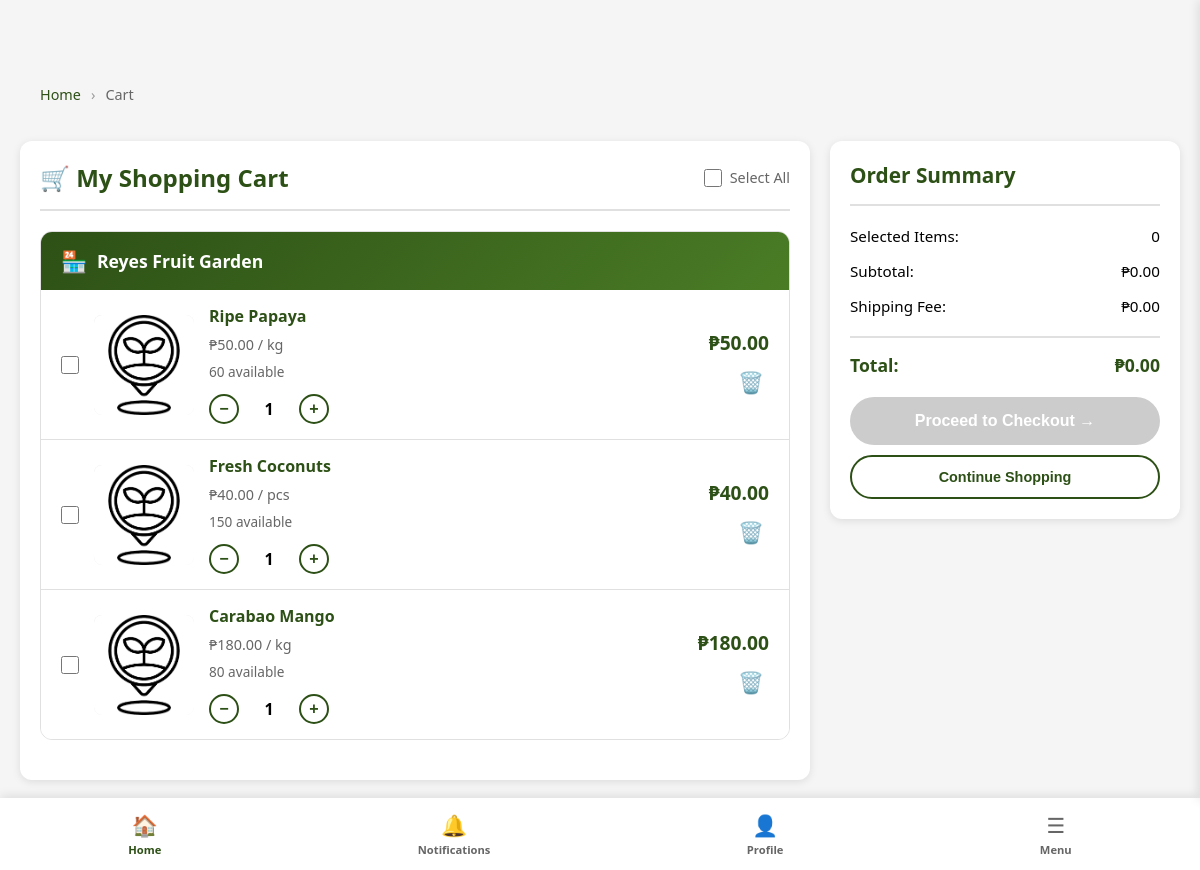
The app's page /public/item-handling/cart (signed in) with its own data.
### tables this page shows
CREATE TABLE `cart` (
  `cartID` int(11) NOT NULL,
  `buyerID` int(11) NOT NULL,
  `productID` int(11) NOT NULL,
  `quantity` int(11) NOT NULL DEFAULT 1,
  `added_at` timestamp NOT NULL DEFAULT current_timestamp(),
  `updated_at` timestamp NOT NULL DEFAULT current_timestamp() ON UPDATE current_timestamp()
);

CREATE TABLE `products` (
  `productID` int(11) NOT NULL,
  `shopID` int(11) DEFAULT NULL,
  `sellerID` int(11) NOT NULL,
  `categoryID` int(11) NOT NULL,
  `product_name` varchar(100) NOT NULL,
  `description` text DEFAULT NULL,
  `price` decimal(10,2) NOT NULL,
  `stock_quantity` int(11) NOT NULL DEFAULT 0,
  `reserved_quantity` int(11) DEFAULT 0,
  `low_stock_threshold` int(11) DEFAULT 5,
  `unit` varchar(50) DEFAULT NULL,
  `is_available` tinyint(1) DEFAULT 1,
  `created_at` timestamp NOT NULL DEFAULT current_timestamp(),
  `updated_at` timestamp NOT NULL DEFAULT current_timestamp() ON UPDATE current_timestamp()
);

### app/models/Cart.php (called while the page is built, shortened)
<?php
require_once __DIR__ . '/../../config/database.php';
class Cart
{
    private $conn;
    private $table = 'cart';
    public function __construct()
    {
        $database = new Database();
        $this->conn = $database->connect();
    }
    public function getCartItemsGroupedByShop($buyerID)
    {
        $query = "
            SELECT
                c.cartID,
                c.productID,
                c.quantity,
                c.added_at,
                p.product_name,
                p.price,
                p.unit,
                p.stock_quantity,
                p.reserved_quantity,
                p.is_available,
                p.shopID,
                s.shop_name,
                s.shop_slug,
                pi.image_path as primary_image,
                (p.price * c.quantity) as item_subtotal
            FROM {$this->table} c
            INNER JOIN products p ON c.productID = p.productID
            INNER JOIN shops s ON p.shopID = s.shopID
            LEFT JOIN product_images pi ON p.productID = pi.productID AND pi.image_order = 0
            WHERE c.buyerID = :buyerID AND p.is_available = 1
            ORDER BY s.shop_name, c.added_at DESC
        ";
        $stmt = $this->conn->prepare($query);
        $stmt->bindParam(':buyerID', $buyerID, PDO::PARAM_INT);
        $stmt->execute();
        $items = $stmt->fetchAll(PDO::FETCH_ASSOC);
        $grouped = [];
        foreach ($items as $item) {
            $shopID = $item['shopID'];
            if (!isset($grouped[$shopID])) {
                $grouped[$shopID] = [
                    'shop_name' => $item['shop_name'],
                    'shop_slug' => $item['shop_slug'],
                    'items' => [],
                    'shop_subtotal' => 0
                ];
            }
            $grouped[$shopID]['items'][] = $item;
            $grouped[$shopID]['shop_subtotal'] += $item['item_subtotal'];
        }
        return $grouped;
    }
}
?>

### config/database.php (called while the page is built)
<?php
class Database
{
    private $host = "localhost";
    private $user = "root";
    private $pass = "";
    private $dbname = "agri_db";
    private $conn;
    public function connect()
    {
        if ($this->conn === null) {
            try {
                $dsn = "mysql:host={$this->host};dbname={$this->dbname};charset=utf8mb4";
                $this->conn = new PDO($dsn, $this->user, $this->pass);
                $this->conn->setAttribute(PDO::ATTR_ERRMODE, PDO::ERRMODE_EXCEPTION);
            } catch (PDOException $e) {
                die("Database Error: " . $e->getMessage());
            }
        }
        return $this->conn;
    }
}

### app/views/item-handling/cart.php (the view, shortened to what this page needs)
<?php
require_once __DIR__ . '/../../../config/config.php';
require_once __DIR__ . '/../../../config/database.php';
require_once __DIR__ . '/../../controllers/CartController.php';
require_once __DIR__ . '/../../models/Cart.php';
$buyerID = $_SESSION['user_id'];
$cartModel = new Cart();
$cartItemsGrouped = $cartModel->getCartItemsGroupedByShop($buyerID);
?>
<!DOCTYPE html>
<html lang="en">
<head>
    <link rel="stylesheet" href="<?= BASE_URL ?>css/marketplace/marketplace.css">
    <link rel="stylesheet" href="<?= BASE_URL ?>css/responsive.css">
    <link rel="stylesheet" href="<?= BASE_URL ?>css/item-handling/cart.css">
    </head>
<body>
<?php require_once __DIR__ . '/../marketplace/marketnav.php'; ?>
<?php if (empty($cartItemsGrouped)): ?>
    <main class="main-content">
        <div class="cart-container">
            <div class="cart-items-container">
                <div class="empty-cart">
                    <div class="empty-cart-icon">🛒</div>
                    <h3>Your cart is empty</h3>
                    <p>Browse our marketplace and add items to your cart!</p>
                    <a href="<?= BASE_URL ?>marketplace" class="shop-now-btn">Start Shopping</a>
                </div>
            </div>
        </div>
    </main>
<?php else: ?>
    <main class="main-content">
        <div class="cart-breadcrumb">
            <a href="<?= BASE_URL ?>marketplace" class="breadcrumb-link">Home</a>
            <span class="breadcrumb-separator">›</span>
            <span>Cart</span>
        </div>
        <br>
        <div class="cart-container">
            <div class="cart-items-container">
                <div class="cart-header">
                    <h2>🛒 My Shopping Cart</h2>
                    <div class="select-all-container">
                        <input type="checkbox"
                               id="selectAllCheckbox"
                               class="select-all-checkbox"
                               onchange="selectAllItems()">
                        <label for="selectAllCheckbox">Select All</label>
                    </div>
                </div>
                <div id="cartContent">
                    <?php foreach ($cartItemsGrouped as $shopID => $shop): ?>
                        <div class="shop-section">
                            <div class="shop-header">
                                <span class="shop-icon">🏪</span>
                                <div class="shop-name">
                                    <?= htmlspecialchars($shop['shop_name']) ?>
                                </div>
                            </div>
                            <?php foreach ($shop['items'] as $item): ?>
                                <?php
                                $itemTotal = $item['price'] * $item['quantity'];
                                $availableStock = $item['stock_quantity'] - $item['reserved_quantity'];
                                ?>
                                <div class="cart-item-card"
                                     data-product-id="<?= $item['productID'] ?>"
                                     data-price="<?= number_format($item['price'], 2, '.', '') ?>">
                                    <input type="checkbox"
                                           class="item-checkbox"
                                           onchange="calculateCartTotal()">
                                    <img src="<?= htmlspecialchars($item['primary_image'] ?? BASE_URL . 'images/placeholder.jpg') ?>"
                                         alt="<?= htmlspecialchars($item['product_name']) ?>"
                                         class="cart-item-image"
                                         onerror="this.src='<?= BASE_URL ?>images/placeholder.jpg'">
                                    <div class="cart-item-info">
                                        <h3 class="cart-item-name">
                                            <?= htmlspecialchars($item['product_name']) ?>
                                        </h3>
                                        <p class="cart-item-price">
                                            ₱<?= number_format($item['price'], 2) ?> / <?= htmlspecialchars($item['unit']) ?>
                                        </p>
                                        <p class="cart-item-stock" style="font-size: 0.85rem; color: <?= $availableStock < 10 ? '#ff9800' : '#666' ?>;">
                                            <?php if ($availableStock > 0): ?>
                                                <?= $availableStock ?> available
                                            <?php else: ?>
                                                Out of stock
                                            <?php endif; ?>
                                        </p>
                                        <div class="cart-qty-controls">
                                            <button class="cart-qty-btn"
                                                    onclick="updateQty(<?= $item['productID'] ?>, -1)"
                                                    aria-label="Decrease quantity">−</button>
                                            <span class="cart-qty-number" id="qty-<?= $item['productID'] ?>">
                                                <?= $item['quantity'] ?>
                                            </span>
                                            <button class="cart-qty-btn"
                                                    onclick="updateQty(<?= $item['productID'] ?>, 1)"
                                                    aria-label="Increase quantity">+</button>
                                        </div>
                                    </div>
                                    <div class="cart-item-actions">
                                        <div class="cart-item-total">
                                            ₱<?= number_format($itemTotal, 2) ?>
                                        </div>
                                        <button class="remove-item-btn"
                                                onclick="removeItem(<?= $item['productID'] ?>)"
                                                aria-label="Remove item"
                                                title="Remove from cart">
                                            🗑️
                                        </button>
                                    </div>
                                </div>
                            <?php endforeach; ?>
                        </div>
                    <?php endforeach; ?>
                </div>
            </div>
            <div class="order-summary">
                <h3>Order Summary</h3>
                <div class="summary-row">
                    <span>Selected Items:</span>
                    <span id="selectedItemsCount">0</span>
                </div>
                <div class="summary-row">
                    <span>Subtotal:</span>
                    <span id="subtotalAmount">₱0.00</span>
                </div>
                <div class="summary-row">
                    <span>Shipping Fee:</span>
                    <span id="shippingFee">₱0.00</span>
                </div>
                <div class="summary-row total">
                    <span>Total:</span>
                    <span id="cartGrandTotal">₱0.00</span>
                </div>
                <button class="checkout-button"
                        id="checkoutBtn"
                        onclick="goToCheckout()"
                        disabled>
                    Proceed to Checkout →
                </button>
                <button class="continue-shopping"
                        onclick="window.location.href='<?= BASE_URL ?>marketplace'">
                    Continue Shopping
                </button>
            </div>
        </div>
    </main>
<?php endif; ?>
</body>
</html>

### public/css/marketplace/marketplace.css (style rules this page uses)
* { margin: 0; padding: 0; box-sizing: border-box; }
body { font-family: 'Segoe UI', Tahoma, Geneva, Verdana, sans-serif; background: #f5f5f5; }
.main-content { margin-top: 65px; margin-bottom: 70px; padding: 20px; }
a { text-decoration: none; }

### public/css/item-handling/cart.css (style rules this page uses)
.cart-breadcrumb { max-width: 1200px; margin: 0 auto 15px auto; padding: 0 20px; display: flex; align-items: center; gap: 10px; font-size: 0.9rem; color: #666; }
.breadcrumb-link { color: #2d5016; text-decoration: none; transition: all 0.3s; }
.breadcrumb-separator { color: #999; }
.cart-container { max-width: 1200px; margin: 0 auto; display: grid; grid-template-columns: 1fr 350px; gap: 20px; align-items: start; }
.cart-items-container { background: white; border-radius: 12px; padding: 20px; box-shadow: 0 2px 8px rgba(0, 0, 0, 0.1); }
.cart-header { display: flex; justify-content: space-between; align-items: center; margin-bottom: 20px; padding-bottom: 15px; border-bottom: 2px solid #e0e0e0; }
.cart-header h2 { color: #2d5016; font-size: 1.5rem; margin: 0; }
.select-all-container { display: flex; align-items: center; gap: 8px; font-size: 0.9rem; color: #666; }
.select-all-checkbox { width: 18px; height: 18px; cursor: pointer; }
.shop-section { margin-bottom: 20px; border: 1px solid #e0e0e0; border-radius: 12px; overflow: hidden; background: #fafafa; }
.shop-header { background: linear-gradient(135deg, #2d5016, #4a7c25); color: white; padding: 15px 20px; display: flex; align-items: center; gap: 10px; }
.shop-name { font-size: 1.1rem; font-weight: 600; flex: 1; display: flex; align-items: center; gap: 8px; }
.shop-icon { font-size: 1.3rem; }
.cart-item-card { display: flex; align-items: center; gap: 15px; padding: 15px 20px; background: white; border-bottom: 1px solid #e0e0e0; transition: all 0.3s; }
.cart-item-card:last-child { border-bottom: none; }
.item-checkbox { width: 18px; height: 18px; cursor: pointer; flex-shrink: 0; }
.cart-item-image { width: 100px; height: 100px; border-radius: 8px; object-fit: cover; flex-shrink: 0; }
.cart-item-info { flex: 1; display: flex; flex-direction: column; gap: 8px; }
.cart-item-name { font-size: 1rem; font-weight: 600; color: #2d5016; margin: 0; }
.cart-item-price { font-size: 0.9rem; color: #666; margin: 0; }
.cart-qty-controls { display: flex; align-items: center; gap: 10px; margin-top: 5px; }
.cart-qty-btn { width: 30px; height: 30px; border: 2px solid #2d5016; background: white; color: #2d5016; border-radius: 50%; font-size: 1rem; font-weight: 600; cursor: pointer; display: flex; align-items: center; justify-content: center; transition: all 0.3s; }
.cart-qty-number { min-width: 40px; text-align: center; font-weight: 600; font-size: 1rem; }
.cart-item-actions { display: flex; flex-direction: column; align-items: flex-end; gap: 10px; flex-shrink: 0; }
.cart-item-total { font-size: 1.2rem; font-weight: 700; color: #2d5016; }
.remove-item-btn { background: none; border: none; color: #dc3545; font-size: 1.3rem; cursor: pointer; transition: all 0.3s; padding: 5px; }
.order-summary { background: white; border-radius: 12px; padding: 20px; box-shadow: 0 2px 8px rgba(0, 0, 0, 0.1); position: sticky; top: 85px; }
.order-summary h3 { color: #2d5016; font-size: 1.3rem; margin-bottom: 20px; padding-bottom: 15px; border-bottom: 2px solid #e0e0e0; }
.summary-row { display: flex; justify-content: space-between; margin-bottom: 15px; font-size: 0.95rem; }
.summary-row.total { font-size: 1.1rem; font-weight: 700; color: #2d5016; padding-top: 15px; border-top: 2px solid #e0e0e0; margin-top: 20px; }
.checkout-button { width: 100%; padding: 15px; background: #2d5016; color: white; border: none; border-radius: 25px; font-size: 1rem; font-weight: 700; cursor: pointer; transition: all 0.3s; margin-top: 20px; display: flex; align-items: center; justify-content: center; gap: 8px; }
.checkout-button:disabled { background: #ccc; cursor: not-allowed; transform: none; }
.continue-shopping { width: 100%; padding: 12px; background: white; color: #2d5016; border: 2px solid #2d5016; border-radius: 25px; font-size: 0.9rem; font-weight: 600; cursor: pointer; transition: all 0.3s; margin-top: 10px; }

### app/views/item-handling/cart.php (style rules this page uses)
.cart-item-image[src*="placeholder.jpg"] { background: linear-gradient(135deg, #e0e0e0 0%, #f5f5f5 100%); display: flex; align-items: center; justify-content: center; }
.cart-item-image[src*="placeholder.jpg"]::before { content: "📦"; font-size: 3rem; }

### records on screen
cart: productID.product_name "Ripe Papaya", productID.price "50.00", productID.unit "kg", productID.stock_quantity "60", quantity "1"
cart: productID.product_name "Fresh Coconuts", productID.price "40.00", productID.unit "pcs", productID.stock_quantity "150", quantity "1"
cart: productID.product_name "Carabao Mango", productID.price "180.00", productID.unit "kg", productID.stock_quantity "80", quantity "1"

### other values on screen
$shop['shop_name'] "Reyes Fruit Garden"
